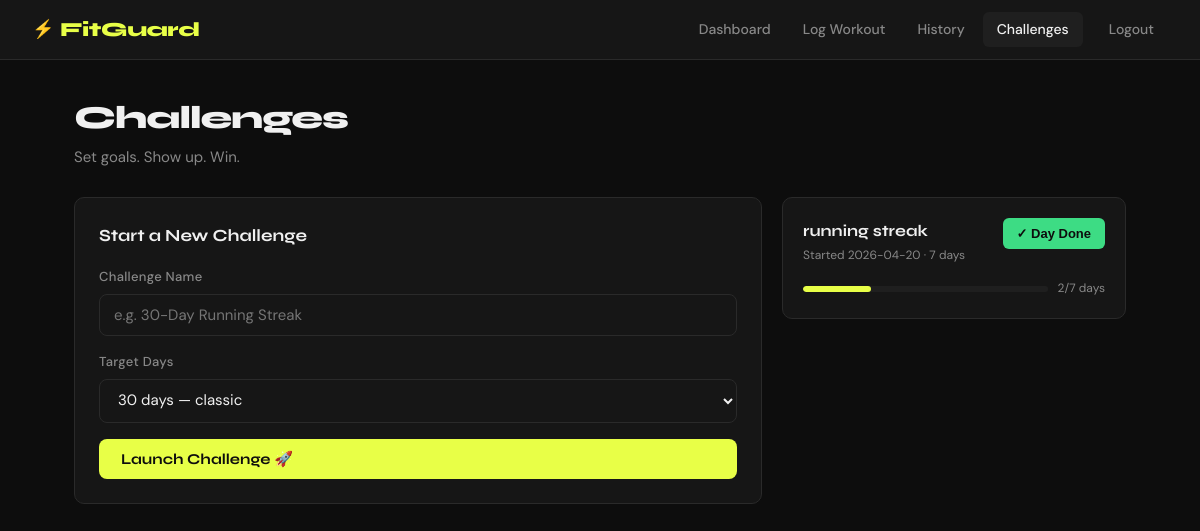
Before: /challenges (signed in) with the older database file.
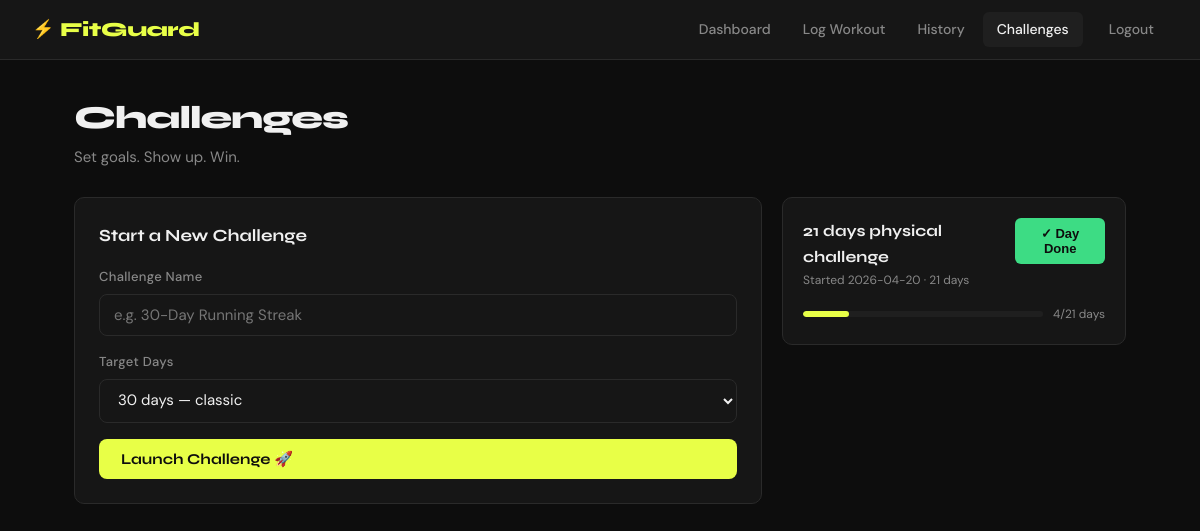
After: the same page with the newer database file.
### tables this page shows
CREATE TABLE challenges (
                id          INTEGER PRIMARY KEY AUTOINCREMENT,
                user_id     INTEGER NOT NULL,
                title       TEXT    NOT NULL,
                target_days INTEGER NOT NULL,
                current_day INTEGER DEFAULT 0,
                start_date  TEXT    NOT NULL,
                status      TEXT    DEFAULT 'active',
                FOREIGN KEY (user_id) REFERENCES users(id)
            );

### app.py (the view, shortened to what this page needs)
@app.route("/challenges", methods=["GET", "POST"])
@login_required
def challenges():
    user_id = session["user_id"]
    with get_db() as conn:
        all_challenges = conn.execute(
            "SELECT * FROM challenges WHERE user_id = ? ORDER BY id DESC", (user_id,)
        ).fetchall()
    return render_template("challenges.html", challenges=all_challenges)

### app.py (called while the page is built)
def get_db():
    conn = sqlite3.connect(DB_PATH)
    conn.row_factory = sqlite3.Row
    return conn

def login_required(f):
    @wraps(f)
    def decorated(*args, **kwargs):
        if "user_id" not in session:
            flash("Please log in to continue.", "warning")
            return redirect(url_for("login"))
        return f(*args, **kwargs)
    return decorated

### templates/challenges.html (shortened to what this page needs)
{% extends "base.html" %}
{% block content %}
<div class="page-header">
  <div>
    <h1 class="page-title">Challenges</h1>
    <p class="page-sub">Set goals. Show up. Win.</p>
  </div>
</div>
<div class="section-row">
  <div class="card new-challenge-card">
    <h2 class="card-title">Start a New Challenge</h2>
    <form method="POST" action="{{ url_for('challenges') }}" class="challenge-form">
      <div class="field-group">
        <label for="title">Challenge Name</label>
        <input type="text" id="title" name="title" placeholder="e.g. 30-Day Running Streak" required />
      </div>
      <div class="field-group">
        <label for="target_days">Target Days</label>
        <select id="target_days" name="target_days" required>
          <option value="30" selected>30 days — classic</option>
        </select>
      </div>
      <button type="submit" class="btn-primary">Launch Challenge 🚀</button>
    </form>
  </div>
  <div class="challenges-list">
    {% if challenges %}
      {% for ch in challenges %}
        <div class="challenge-card {{ 'completed' if ch.status == 'completed' else '' }}">
          <div class="challenge-top">
            <div>
              <h3 class="challenge-title">{{ ch.title }}</h3>
              <p class="challenge-meta">Started {{ ch.start_date }} · {{ ch.target_days }} days</p>
            </div>
            {% if ch.status == 'completed' %}
              <span class="badge-completed">🏆 Done!</span>
            {% else %}
              <form method="POST" action="{{ url_for('complete_day', cid=ch.id) }}">
                <button type="submit" class="btn-check">✓ Day Done</button>
              </form>
            {% endif %}
          </div>
          <div class="progress-wrap">
            <div class="progress-bar">
              <div class="progress-fill {{ 'full' if ch.status == 'completed' else '' }}"
                   style="width: {{ [(ch.current_day / ch.target_days * 100)|int, 100]|min }}%">
              </div>
            </div>
            <span class="progress-label">{{ ch.current_day }}/{{ ch.target_days }} days</span>
          </div>
        </div>
      {% endfor %}
    {% else %}
      <div class="card empty-state">
        <div class="empty-icon">🎯</div>
        <h2>No challenges yet</h2>
        <p>Start one to kick-start your consistency.</p>
      </div>
    {% endif %}
  </div>
</div>
{% endblock %}

Changed rows visible on the page:
changed challenges: title "running streak" → "21 days physical challenge"; target_days "7" → "21"; {{ [(ch.current_day / ch.target_days * 100)|int, 100]|min }} 28 → 19 (drawn); current_day "2" → "4"
